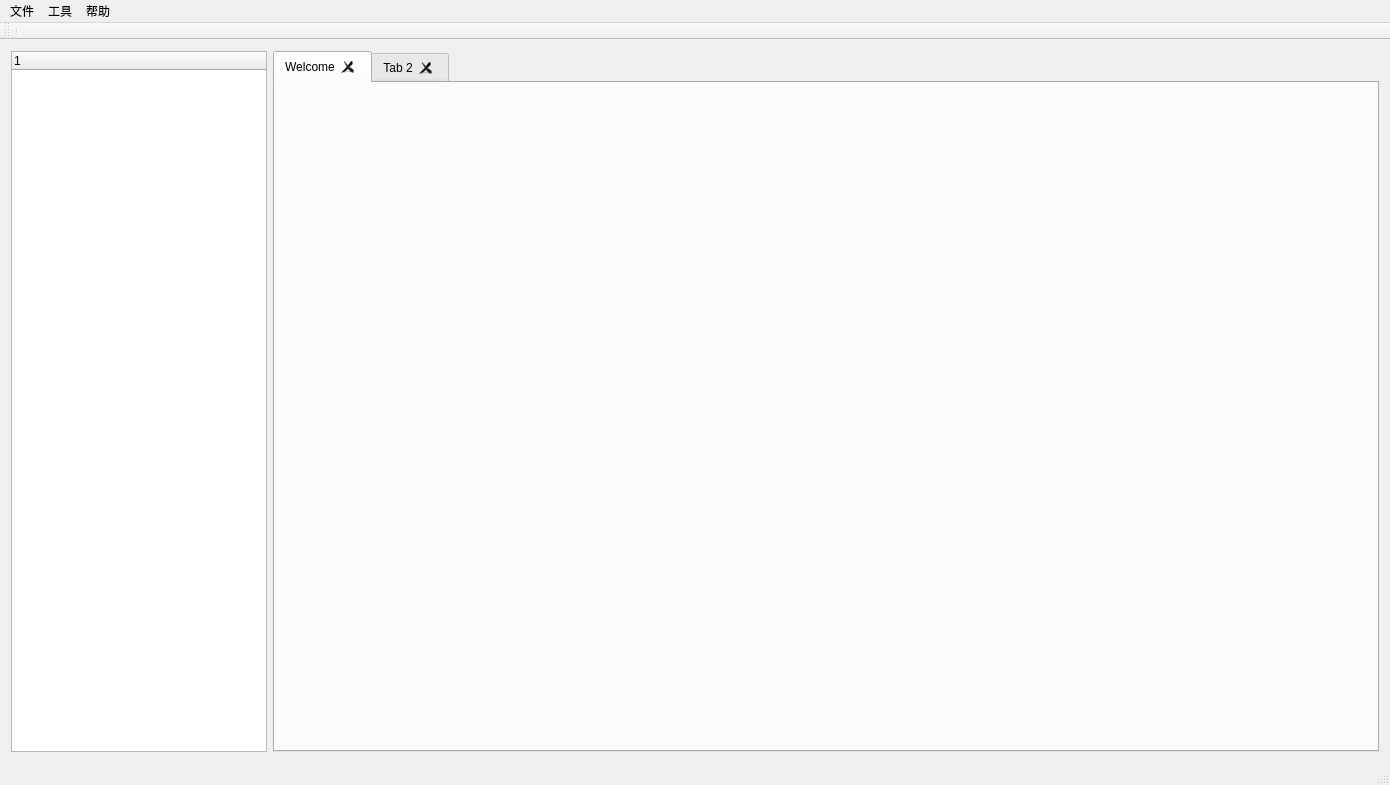
<?xml version="1.0" encoding="UTF-8"?>
<ui version="4.0">
 <class>MainWindow</class>
 <widget class="QMainWindow" name="MainWindow">
  <property name="geometry">
   <rect>
    <x>0</x>
    <y>0</y>
    <width>1390</width>
    <height>785</height>
   </rect>
  </property>
  <property name="windowTitle">
   <string>MainWindow</string>
  </property>
  <widget class="QWidget" name="centralWidget">
   <layout class="QGridLayout" name="gridLayout">
    <item row="0" column="0">
     <widget class="QTreeWidget" name="treeWidget">
      <property name="sizePolicy">
       <sizepolicy hsizetype="Preferred" vsizetype="Expanding">
        <horstretch>0</horstretch>
        <verstretch>0</verstretch>
       </sizepolicy>
      </property>
      <column>
       <property name="text">
        <string notr="true">1</string>
       </property>
      </column>
     </widget>
    </item>
    <item row="0" column="1">
     <widget class="QWidget" name="widget_2" native="true">
      <layout class="QVBoxLayout" name="verticalLayout_2">
       <property name="leftMargin">
        <number>0</number>
       </property>
       <property name="topMargin">
        <number>0</number>
       </property>
       <property name="rightMargin">
        <number>0</number>
       </property>
       <property name="bottomMargin">
        <number>0</number>
       </property>
       <item>
        <widget class="QTabWidget" name="tabWidget">
         <property name="currentIndex">
          <number>0</number>
         </property>
         <property name="documentMode">
          <bool>false</bool>
         </property>
         <property name="tabsClosable">
          <bool>true</bool>
         </property>
         <widget class="QWidget" name="tab">
          <attribute name="title">
           <string>Welcome</string>
          </attribute>
          <layout class="QVBoxLayout" name="verticalLayout">
           <property name="leftMargin">
            <number>0</number>
           </property>
           <property name="topMargin">
            <number>0</number>
           </property>
           <property name="rightMargin">
            <number>0</number>
           </property>
           <property name="bottomMargin">
            <number>0</number>
           </property>
           <item>
            <widget class="CodeEdit" name="widget" native="true"/>
           </item>
          </layout>
         </widget>
         <widget class="QWidget" name="tab_2">
          <attribute name="title">
           <string>Tab 2</string>
          </attribute>
         </widget>
        </widget>
       </item>
      </layout>
     </widget>
    </item>
   </layout>
  </widget>
  <widget class="QMenuBar" name="menuBar">
   <property name="geometry">
    <rect>
     <x>0</x>
     <y>0</y>
     <width>1390</width>
     <height>21</height>
    </rect>
   </property>
   <widget class="QMenu" name="menu">
    <property name="title">
     <string>文件</string>
    </property>
    <widget class="QMenu" name="menuNew_project">
     <property name="title">
      <string>新建项目</string>
     </property>
     <addaction name="actionNew_cloud_project"/>
     <addaction name="actionNew_local_project"/>
    </widget>
    <widget class="QMenu" name="menuOpen_project">
     <property name="title">
      <string>打开项目</string>
     </property>
     <addaction name="actionCloud_project"/>
     <addaction name="actionLocal_project"/>
    </widget>
    <addaction name="menuOpen_project"/>
    <addaction name="menuNew_project"/>
    <addaction name="separator"/>
    <addaction name="add_file_action"/>
    <addaction name="new_file_action"/>
    <addaction name="separator"/>
    <addaction name="actionClose_project_2"/>
    <addaction name="actionClose"/>
    <addaction name="separator"/>
    <addaction name="actionSave"/>
   </widget>
   <widget class="QMenu" name="Tool">
    <property name="title">
     <string>工具</string>
    </property>
    <widget class="QMenu" name="Setting">
     <property name="title">
      <string>设置</string>
     </property>
     <addaction name="actionSwitching"/>
     <addaction name="actionSetting"/>
    </widget>
    <addaction name="Setting"/>
   </widget>
   <widget class="QMenu" name="menu_4">
    <property name="title">
     <string>帮助</string>
    </property>
    <widget class="QMenu" name="menuSendFeedback">
     <property name="title">
      <string>发送反馈</string>
     </property>
     <addaction name="actionSuggestion"/>
     <addaction name="actionProblem"/>
    </widget>
    <addaction name="actionCheckHelper"/>
    <addaction name="actionAbout"/>
    <addaction name="menuSendFeedback"/>
   </widget>
   <addaction name="menu"/>
   <addaction name="Tool"/>
   <addaction name="menu_4"/>
  </widget>
  <widget class="QToolBar" name="mainToolBar">
   <attribute name="toolBarArea">
    <enum>TopToolBarArea</enum>
   </attribute>
   <attribute name="toolBarBreak">
    <bool>false</bool>
   </attribute>
   <addaction name="separator"/>
  </widget>
  <widget class="QStatusBar" name="statusBar"/>
  <action name="actionCloud_project">
   <property name="text">
    <string>Cloud project</string>
   </property>
  </action>
  <action name="actionLocal_project">
   <property name="text">
    <string>Local project</string>
   </property>
  </action>
  <action name="actionNew_cloud_project">
   <property name="text">
    <string>New cloud project</string>
   </property>
  </action>
  <action name="add_file_action">
   <property name="text">
    <string>添加文件</string>
   </property>
  </action>
  <action name="new_file_action">
   <property name="text">
    <string>新建文件</string>
   </property>
  </action>
  <action name="actionClose_project_2">
   <property name="text">
    <string>关闭项目</string>
   </property>
  </action>
  <action name="actionClose">
   <property name="text">
    <string>关闭</string>
   </property>
  </action>
  <action name="actioncopyAction">
   <property name="text">
    <string>复制</string>
   </property>
  </action>
  <action name="actionpasteAction">
   <property name="text">
    <string>粘贴</string>
   </property>
  </action>
  <action name="actioncutAction">
   <property name="text">
    <string>剪切</string>
   </property>
  </action>
  <action name="actionCheckHelper">
   <property name="text">
    <string>查看帮助</string>
   </property>
  </action>
  <action name="actionAbout">
   <property name="text">
    <string>关于CloudShareCode</string>
   </property>
  </action>
  <action name="actionReportProblem">
   <property name="text">
    <string>报告问题</string>
   </property>
  </action>
  <action name="actionSuggestion">
   <property name="text">
    <string>建议功能</string>
   </property>
  </action>
  <action name="actionProblem">
   <property name="text">
    <string>反馈问题</string>
   </property>
  </action>
  <action name="actionASCLL">
   <property name="text">
    <string>ASCII</string>
   </property>
  </action>
  <action name="actionUTF8">
   <property name="text">
    <string>UTF-8</string>
   </property>
  </action>
  <action name="actionSwitching">
   <property name="text">
    <string>切换编码方式</string>
   </property>
  </action>
  <action name="actionSave">
   <property name="text">
    <string>本地保存</string>
   </property>
  </action>
  <action name="actionNewFileDirection">
   <property name="text">
    <string>NewFileDirection</string>
   </property>
  </action>
  <action name="actionNewFile">
   <property name="text">
    <string>NewFile</string>
   </property>
  </action>
  <action name="actionNew_local_project">
   <property name="text">
    <string>New local project</string>
   </property>
  </action>
  <action name="actionSetting">
   <property name="text">
    <string>Setting</string>
   </property>
  </action>
 </widget>
 <layoutdefault spacing="6" margin="11"/>
 <customwidgets>
  <customwidget>
   <class>CodeEdit</class>
   <extends>QWidget</extends>
   <header>codeedit.h</header>
   <container>1</container>
  </customwidget>
 </customwidgets>
 <resources/>
 <connections/>
</ui>
